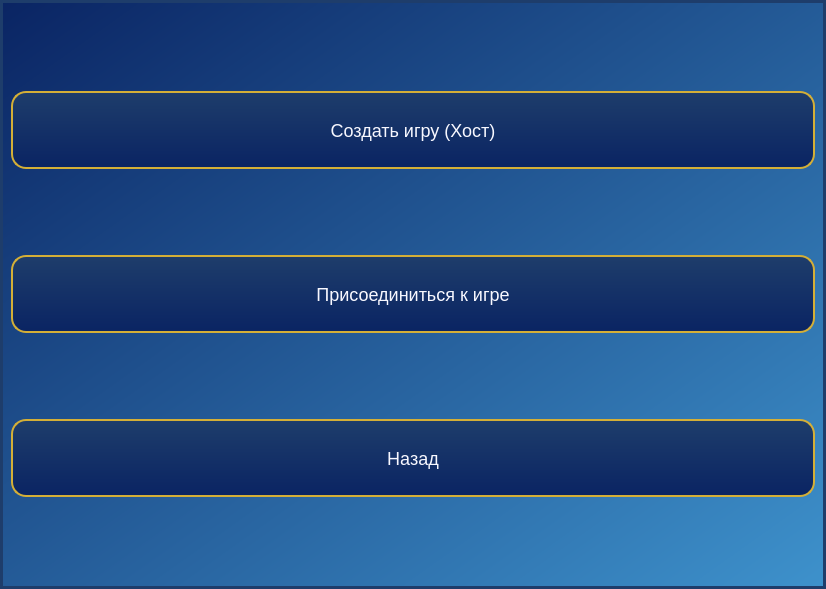
<?xml version="1.0" encoding="UTF-8"?>
<ui version="4.0">
 <class>MultiplayerModeWindow</class>
 <widget class="QDialog" name="MultiplayerModeWindow">
  <property name="geometry">
   <rect>
    <x>0</x>
    <y>0</y>
    <width>826</width>
    <height>589</height>
   </rect>
  </property>
  <property name="windowTitle">
   <string>Выберите режим</string>
  </property>
  <property name="styleSheet">
   <string notr="true">
QDialog {
    background-color: qlineargradient(x1:0, y1:0, x2:1, y2:1, stop:0 #0a2463, stop:1 #3e92cc);
    border: 3px solid #1e3d6b;
}
QPushButton {
    background-color: qlineargradient(x1:0, y1:0, x2:0, y2:1, stop:0 #1e3d6b, stop:1 #0a2463);
    border: 2px solid #d4af37; border-radius: 15px; padding: 12px 24px;
    font-family: &quot;Arial Rounded MT Bold&quot;; font-size: 18px; color: #f8f8ff;
    min-width: 200px; min-height: 50px;
}
QPushButton:hover {
    background-color: qlineargradient(x1:0, y1:0, x2:0, y2:1, stop:0 #3a5f8c, stop:1 #1e3d6b);
}
   </string>
  </property>
  <layout class="QVBoxLayout" name="verticalLayout">
   <item>
    <widget class="QPushButton" name="btnHost">
     <property name="text">
      <string>Создать игру (Хост)</string>
     </property>
    </widget>
   </item>
   <item>
    <widget class="QPushButton" name="btnJoin">
     <property name="text">
      <string>Присоединиться к игре</string>
     </property>
    </widget>
   </item>
   <item>
    <widget class="QPushButton" name="btnBack">
     <property name="text">
      <string>Назад</string>
     </property>
    </widget>
   </item>
  </layout>
 </widget>
 <resources/>
 <connections/>
</ui>
